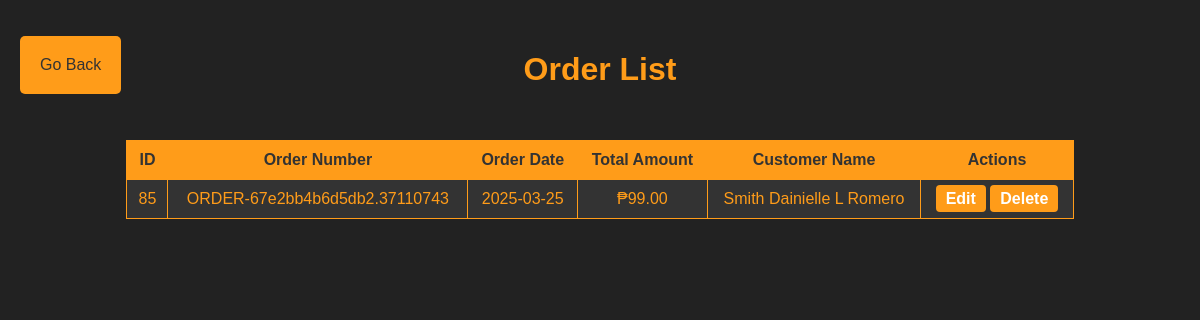
The app's page /admin/orders/orders.php with its own data.
### tables this page shows
CREATE TABLE `orders` (
  `orders_id` int(11) NOT NULL,
  `order_number` varchar(255) NOT NULL,
  `customer_id` int(11) NOT NULL,
  `payment_method` varchar(255) NOT NULL,
  `total_amount` double NOT NULL,
  `order_date` date NOT NULL
);

CREATE TABLE `customer` (
  `customer_id` int(11) NOT NULL,
  `customer_name` varchar(255) NOT NULL,
  `customer_address` varchar(255) NOT NULL
);

### admin/orders/orders.php (the view, shortened to what this page needs)
<?php
$conn = new mysqli("localhost", "root", "", "coffeeshopdb");
$sql = "
SELECT
    orders.orders_id,
    orders.order_number,
    orders.order_date,
    orders.total_amount,
    customer.customer_name
FROM orders
INNER JOIN customer ON orders.customer_id = customer.customer_id";
$result = $conn->query($sql);
?>
<!DOCTYPE html>
<html lang="en">
<head>
</head>
<body>
    <h1>Order List</h1>
    <p class="go_back"><a href="../index.php">Go Back</a></p>
    <table>
        <tr>
            <th>ID</th>
            <th>Order Number</th>
            <th>Order Date</th>
            <th>Total Amount</th>
            <th>Customer Name</th>
            <th>Actions</th>
        </tr>
        <?php while ($row = $result->fetch_assoc()): ?>
            <tr>
                <td><?php echo $row['orders_id']; ?></td>
                <td><?php echo $row['order_number']; ?></td>
                <td><?php echo $row['order_date']; ?></td>
                <td>₱<?php echo number_format($row['total_amount'], 2); ?></td>
                <td><?php echo $row['customer_name']; ?></td>
                <td class="action-buttons">
                    <a href="edit_order.php?id=<?php echo $row['orders_id']; ?>" class="edit-btn">Edit</a>
                    <a href="delete_order.php?id=<?php echo $row['orders_id']; ?>" class="delete-btn" onclick="return confirm('Are you sure you want to delete this order?');">Delete</a>
                </td>
            </tr>
        <?php endwhile; ?>
    </table>
</body>
</html>

### admin/orders/orders.php (style rules this page uses)
body { font-family: Arial, sans-serif; background-color: #222; color: rgb(255, 156, 25); text-align: center; }
h1 { padding: 30px; color: rgb(255, 156, 25); }
table { width: 80%; margin: 20px auto; border-collapse: collapse; background-color: #333; }
table th, table td { border: 1px solid rgb(255, 156, 25); padding: 10px; text-align: center; }
table th { background-color: rgb(255, 156, 25); color: #333; }
.action-buttons a { text-decoration: none; color: white; padding: 5px 10px; border-radius: 4px; font-weight: bold; }
.edit-btn { background-color: rgb(255, 156, 25); }
.delete-btn { background-color: rgb(255, 156, 25); }
.go_back { position: absolute; top: 20px; background-color: rgb(255, 156, 25); padding: 20px; border-radius: 5px; left: 20px; }
.go_back a { color: #333; }
a { text-decoration: none; }

### records on screen
orders: orders_id "85", order_number "ORDER-67e2bb4b6d5db2.37110743", order_date "2025-03-25", total_amount "99.00", customer.customer_name "Smith Dainielle L Romero"
